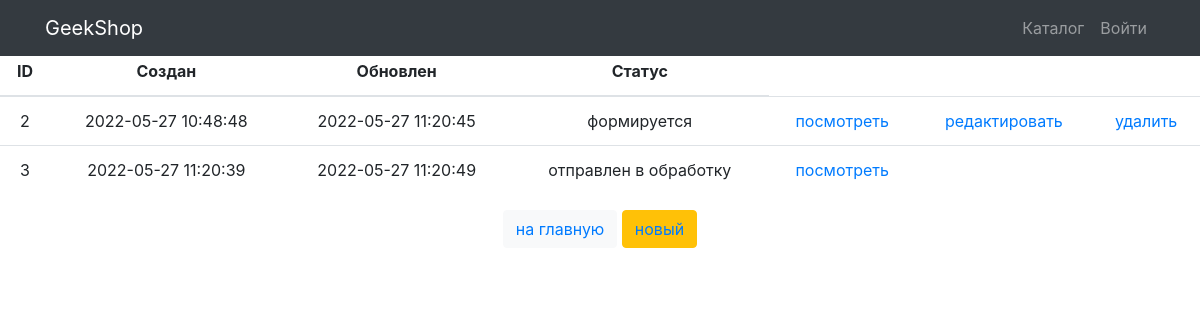
The app's page /ordersapp/, older data.
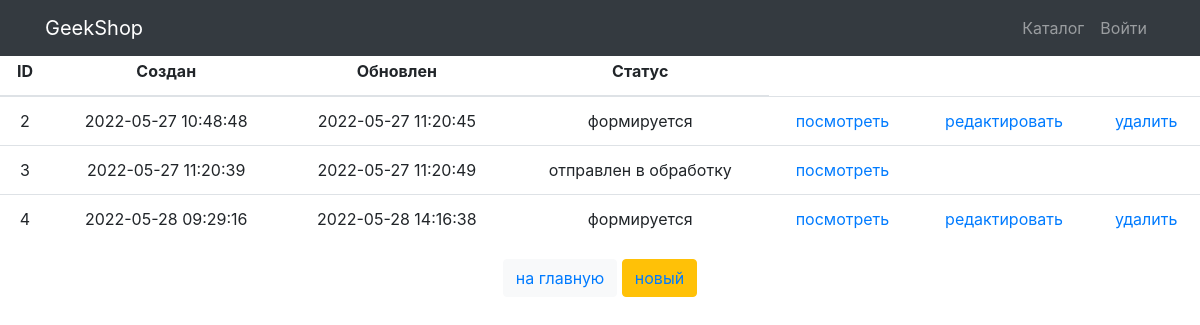
The same page, newer data.
### ordersapp/models.py (models this page shows, shortened)
class Order(models.Model):
    FORMING = 'FM'
    SENT_TO_PROCEED = 'STP'
    PROCEEDED = 'PRD'
    PAID = 'PD'
    READY = 'RDY'
    CANCEL = 'CNC'
    ORDER_STATUS_CHOICES = (
      (FORMING, 'формируется'),
      (SENT_TO_PROCEED, 'отправлен в обработку'),
      (PAID, 'оплачен'),
      (PROCEEDED, 'обрабатывается'),
      (READY, 'готов к выдаче'),
      (CANCEL, 'отменен'),
    )
    user = models.ForeignKey(settings.AUTH_USER_MODEL, on_delete=models.CASCADE)
    created = models.DateTimeField(verbose_name='создан', auto_now_add=True)
    updated = models.DateTimeField(verbose_name='обновлен', auto_now=True)
    paid = models.DateTimeField(verbose_name="оплачен", null=True, blank=True)
    status = models.CharField(verbose_name='статус', max_length=3,
                            choices=ORDER_STATUS_CHOICES, default=FORMING)
    is_active = models.BooleanField(verbose_name='активен', default=True)

### ordersapp/views.py (the view)
# urls.py: path('', OrderList.as_view(), name='list'),
class OrderList(ListView, BaseClassContextMixin):
    model = Order
    title = "GeekShop | Список заказов"

### mainapp/context_processors.py (called while the page is built)
def basket(request):
    basket_list = []
    if request.user.is_authenticated:
        basket_list = Basket.objects.filter(user=request.user)
    return {"baskets": basket_list}

### ordersapp/mixin.py (called while the page is built)
    def get_context_data(self, **kwargs):
        context = super(BaseClassContextMixin, self).get_context_data(**kwargs)
        context["title"] = self.title
        return context

### ordersapp/templates/ordersapp/order_list.html (shortened to what this page needs)
{% extends 'mainapp/base.html' %}
{% load static %}
{% block content %}
    <div class="text-center">
        <div class="h2 text-center head">
        </div>
        <table class="table orders_list">
            <thead>
            <tr>
                <th>ID</th>
                <th>Создан</th>
                <th>Обновлен</th>
                <th>Статус</th>
            </tr>
            </thead>
            <tbody>
            {% for item in object_list %}
                {% if item.is_active %}
                    <tr>
                        <td class="td1 orders_list">{{ item.pk }}</td>
                        <td>{{ item.created|date:"Y-m-d H:i:s" }}</td>
                        <td>{{ item.updated|date:"Y-m-d H:i:s" }}</td>
                        <td>{{ item.get_status_display }}</td>
                        <td>
                            <a href="{% url 'orders:read' item.pk %}">
                                посмотреть
                            </a>
                        </td>
                        <td>
                            {% if item.status == 'FM' %}
                                <a href="{% url 'orders:update' item.pk %}">
                                    редактировать
                                </a>
                            {% endif %}
                        </td>
                        <td>
                            {% if item.status == 'FM' %}
                                <a href="{% url 'orders:delete' item.pk %}">
                                    удалить
                                </a>
                            {% endif %}
                        </td>
                    </tr>
                {% endif %}
            {% endfor %}
            </tbody>
        </table>
        <button class="btn btn-light btn-round">
            <a href="{% url 'index' %}">
                на главную
            </a>
        </button>
        <button class="btn btn-warning btn-round">
            <a href="{% url 'orders:create' %}">
                новый
            </a>
        </button>
    </div>
{% endblock %}

Row changes from the older to the newer data that the page shows:
added Order: pk "4", created "2022-05-28 09:29:16", updated "2022-05-28 14:16:38", status "формируется", shows "редактировать", shows "удалить"
